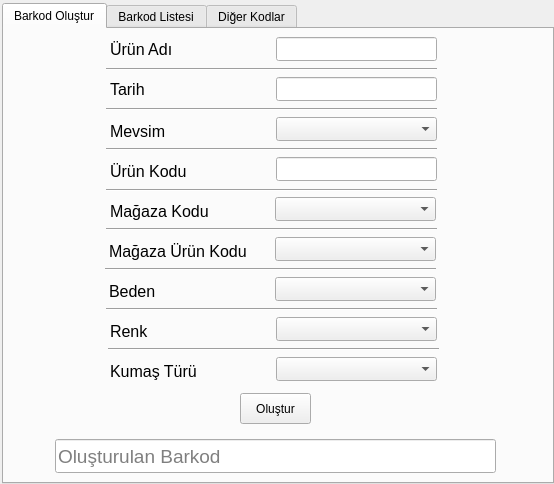
<?xml version="1.0" encoding="UTF-8"?>
<ui version="4.0">
 <class>MainWindow</class>
 <widget class="QMainWindow" name="MainWindow">
  <property name="geometry">
   <rect>
    <x>0</x>
    <y>0</y>
    <width>554</width>
    <height>484</height>
   </rect>
  </property>
  <property name="minimumSize">
   <size>
    <width>554</width>
    <height>435</height>
   </size>
  </property>
  <property name="baseSize">
   <size>
    <width>554</width>
    <height>435</height>
   </size>
  </property>
  <property name="windowTitle">
   <string>Moodart Barkod Oluşturucu</string>
  </property>
  <property name="windowIcon">
   <iconset>
    <normaloff>img/logo.png</normaloff>img/logo.png</iconset>
  </property>
  <widget class="QWidget" name="centralwidget">
   <widget class="QTabWidget" name="tabWidget">
    <property name="geometry">
     <rect>
      <x>2</x>
      <y>3</y>
      <width>552</width>
      <height>481</height>
     </rect>
    </property>
    <property name="minimumSize">
     <size>
      <width>552</width>
      <height>481</height>
     </size>
    </property>
    <property name="maximumSize">
     <size>
      <width>552</width>
      <height>481</height>
     </size>
    </property>
    <property name="tabPosition">
     <enum>QTabWidget::North</enum>
    </property>
    <property name="currentIndex">
     <number>0</number>
    </property>
    <property name="elideMode">
     <enum>Qt::ElideMiddle</enum>
    </property>
    <widget class="QWidget" name="tab_3">
     <attribute name="title">
      <string>Barkod Oluştur</string>
     </attribute>
     <widget class="QLineEdit" name="txtTarih">
      <property name="geometry">
       <rect>
        <x>272</x>
        <y>48</y>
        <width>161</width>
        <height>24</height>
       </rect>
      </property>
     </widget>
     <widget class="QComboBox" name="comboBoxMevsim">
      <property name="geometry">
       <rect>
        <x>272</x>
        <y>88</y>
        <width>161</width>
        <height>24</height>
       </rect>
      </property>
     </widget>
     <widget class="QLineEdit" name="txtUrunKodu">
      <property name="geometry">
       <rect>
        <x>272</x>
        <y>128</y>
        <width>161</width>
        <height>24</height>
       </rect>
      </property>
     </widget>
     <widget class="QLabel" name="label">
      <property name="geometry">
       <rect>
        <x>106</x>
        <y>52</y>
        <width>47</width>
        <height>16</height>
       </rect>
      </property>
      <property name="font">
       <font>
        <pointsize>12</pointsize>
       </font>
      </property>
      <property name="text">
       <string>Tarih</string>
      </property>
     </widget>
     <widget class="QLabel" name="label_2">
      <property name="geometry">
       <rect>
        <x>106</x>
        <y>92</y>
        <width>61</width>
        <height>20</height>
       </rect>
      </property>
      <property name="font">
       <font>
        <pointsize>12</pointsize>
       </font>
      </property>
      <property name="text">
       <string>Mevsim</string>
      </property>
     </widget>
     <widget class="QLabel" name="label_3">
      <property name="geometry">
       <rect>
        <x>106</x>
        <y>132</y>
        <width>101</width>
        <height>21</height>
       </rect>
      </property>
      <property name="font">
       <font>
        <pointsize>12</pointsize>
       </font>
      </property>
      <property name="text">
       <string>Ürün Kodu</string>
      </property>
     </widget>
     <widget class="QLabel" name="label_4">
      <property name="geometry">
       <rect>
        <x>106</x>
        <y>172</y>
        <width>141</width>
        <height>21</height>
       </rect>
      </property>
      <property name="font">
       <font>
        <pointsize>12</pointsize>
       </font>
      </property>
      <property name="text">
       <string>Mağaza Kodu</string>
      </property>
     </widget>
     <widget class="QLabel" name="label_5">
      <property name="geometry">
       <rect>
        <x>106</x>
        <y>292</y>
        <width>101</width>
        <height>21</height>
       </rect>
      </property>
      <property name="font">
       <font>
        <pointsize>12</pointsize>
       </font>
      </property>
      <property name="text">
       <string>Renk</string>
      </property>
     </widget>
     <widget class="QLabel" name="label_6">
      <property name="geometry">
       <rect>
        <x>106</x>
        <y>332</y>
        <width>101</width>
        <height>21</height>
       </rect>
      </property>
      <property name="font">
       <font>
        <pointsize>12</pointsize>
       </font>
      </property>
      <property name="text">
       <string>Kumaş Türü</string>
      </property>
     </widget>
     <widget class="QComboBox" name="comboBoxRenk">
      <property name="geometry">
       <rect>
        <x>272</x>
        <y>288</y>
        <width>161</width>
        <height>24</height>
       </rect>
      </property>
     </widget>
     <widget class="QComboBox" name="comboBoxKumas">
      <property name="geometry">
       <rect>
        <x>272</x>
        <y>328</y>
        <width>161</width>
        <height>24</height>
       </rect>
      </property>
     </widget>
     <widget class="Line" name="line">
      <property name="geometry">
       <rect>
        <x>102</x>
        <y>72</y>
        <width>331</width>
        <height>16</height>
       </rect>
      </property>
      <property name="orientation">
       <enum>Qt::Horizontal</enum>
      </property>
     </widget>
     <widget class="Line" name="line_2">
      <property name="geometry">
       <rect>
        <x>102</x>
        <y>112</y>
        <width>331</width>
        <height>16</height>
       </rect>
      </property>
      <property name="orientation">
       <enum>Qt::Horizontal</enum>
      </property>
     </widget>
     <widget class="Line" name="line_3">
      <property name="geometry">
       <rect>
        <x>102</x>
        <y>156</y>
        <width>331</width>
        <height>10</height>
       </rect>
      </property>
      <property name="orientation">
       <enum>Qt::Horizontal</enum>
      </property>
     </widget>
     <widget class="Line" name="line_4">
      <property name="geometry">
       <rect>
        <x>102</x>
        <y>192</y>
        <width>331</width>
        <height>16</height>
       </rect>
      </property>
      <property name="orientation">
       <enum>Qt::Horizontal</enum>
      </property>
     </widget>
     <widget class="Line" name="line_5">
      <property name="geometry">
       <rect>
        <x>102</x>
        <y>272</y>
        <width>331</width>
        <height>16</height>
       </rect>
      </property>
      <property name="orientation">
       <enum>Qt::Horizontal</enum>
      </property>
     </widget>
     <widget class="QLineEdit" name="txtBarkod">
      <property name="geometry">
       <rect>
        <x>51</x>
        <y>410</y>
        <width>441</width>
        <height>34</height>
       </rect>
      </property>
      <property name="font">
       <font>
        <pointsize>14</pointsize>
       </font>
      </property>
      <property name="readOnly">
       <bool>true</bool>
      </property>
      <property name="placeholderText">
       <string>Oluşturulan Barkod</string>
      </property>
     </widget>
     <widget class="QPushButton" name="pushButtonOlustur">
      <property name="geometry">
       <rect>
        <x>236</x>
        <y>364</y>
        <width>71</width>
        <height>31</height>
       </rect>
      </property>
      <property name="text">
       <string>Oluştur</string>
      </property>
     </widget>
     <widget class="Line" name="line_6">
      <property name="geometry">
       <rect>
        <x>104</x>
        <y>312</y>
        <width>331</width>
        <height>16</height>
       </rect>
      </property>
      <property name="orientation">
       <enum>Qt::Horizontal</enum>
      </property>
     </widget>
     <widget class="QLabel" name="label_7">
      <property name="geometry">
       <rect>
        <x>105</x>
        <y>212</y>
        <width>141</width>
        <height>21</height>
       </rect>
      </property>
      <property name="font">
       <font>
        <pointsize>12</pointsize>
       </font>
      </property>
      <property name="text">
       <string>Mağaza Ürün Kodu</string>
      </property>
     </widget>
     <widget class="QComboBox" name="comboBoxMagaza">
      <property name="geometry">
       <rect>
        <x>271</x>
        <y>168</y>
        <width>161</width>
        <height>24</height>
       </rect>
      </property>
     </widget>
     <widget class="QComboBox" name="comboBoxMagazaUrun">
      <property name="geometry">
       <rect>
        <x>271</x>
        <y>208</y>
        <width>161</width>
        <height>24</height>
       </rect>
      </property>
     </widget>
     <widget class="QLabel" name="label_8">
      <property name="geometry">
       <rect>
        <x>105</x>
        <y>252</y>
        <width>101</width>
        <height>21</height>
       </rect>
      </property>
      <property name="font">
       <font>
        <pointsize>12</pointsize>
       </font>
      </property>
      <property name="text">
       <string>Beden</string>
      </property>
     </widget>
     <widget class="Line" name="line_7">
      <property name="geometry">
       <rect>
        <x>101</x>
        <y>232</y>
        <width>331</width>
        <height>16</height>
       </rect>
      </property>
      <property name="orientation">
       <enum>Qt::Horizontal</enum>
      </property>
     </widget>
     <widget class="QComboBox" name="comboBoxBeden">
      <property name="geometry">
       <rect>
        <x>271</x>
        <y>248</y>
        <width>161</width>
        <height>24</height>
       </rect>
      </property>
     </widget>
     <widget class="Line" name="line_8">
      <property name="geometry">
       <rect>
        <x>102</x>
        <y>32</y>
        <width>331</width>
        <height>16</height>
       </rect>
      </property>
      <property name="orientation">
       <enum>Qt::Horizontal</enum>
      </property>
     </widget>
     <widget class="QLineEdit" name="txtUrunAdi">
      <property name="geometry">
       <rect>
        <x>272</x>
        <y>8</y>
        <width>161</width>
        <height>24</height>
       </rect>
      </property>
     </widget>
     <widget class="QLabel" name="label_9">
      <property name="geometry">
       <rect>
        <x>106</x>
        <y>12</y>
        <width>91</width>
        <height>16</height>
       </rect>
      </property>
      <property name="font">
       <font>
        <pointsize>12</pointsize>
       </font>
      </property>
      <property name="text">
       <string>Ürün Adı</string>
      </property>
     </widget>
    </widget>
    <widget class="QWidget" name="tab_8">
     <attribute name="title">
      <string>Barkod Listesi</string>
     </attribute>
     <widget class="QTableWidget" name="tableWidgetBarkodListesi">
      <property name="geometry">
       <rect>
        <x>0</x>
        <y>40</y>
        <width>545</width>
        <height>365</height>
       </rect>
      </property>
      <property name="contextMenuPolicy">
       <enum>Qt::CustomContextMenu</enum>
      </property>
      <property name="editTriggers">
       <set>QAbstractItemView::NoEditTriggers</set>
      </property>
      <property name="sortingEnabled">
       <bool>true</bool>
      </property>
      <property name="cornerButtonEnabled">
       <bool>false</bool>
      </property>
      <attribute name="horizontalHeaderDefaultSectionSize">
       <number>150</number>
      </attribute>
      <attribute name="horizontalHeaderMinimumSectionSize">
       <number>150</number>
      </attribute>
      <column>
       <property name="text">
        <string>Ürün Adı</string>
       </property>
       <property name="font">
        <font>
         <weight>75</weight>
         <bold>true</bold>
        </font>
       </property>
      </column>
      <column>
       <property name="text">
        <string>Ürün Kodu</string>
       </property>
       <property name="font">
        <font>
         <weight>75</weight>
         <bold>true</bold>
        </font>
       </property>
      </column>
      <column>
       <property name="text">
        <string>Barkod</string>
       </property>
       <property name="font">
        <font>
         <weight>75</weight>
         <bold>true</bold>
        </font>
       </property>
      </column>
     </widget>
     <widget class="QPushButton" name="pushButtonBarkodAra">
      <property name="geometry">
       <rect>
        <x>470</x>
        <y>4</y>
        <width>75</width>
        <height>31</height>
       </rect>
      </property>
      <property name="text">
       <string>Ara</string>
      </property>
     </widget>
     <widget class="QLineEdit" name="txtBarkodUrunKodu">
      <property name="geometry">
       <rect>
        <x>0</x>
        <y>4</y>
        <width>466</width>
        <height>31</height>
       </rect>
      </property>
      <property name="placeholderText">
       <string>Barkod ya da Ürün Kodu Girin</string>
      </property>
     </widget>
    </widget>
    <widget class="QWidget" name="tab">
     <attribute name="title">
      <string>Diğer Kodlar</string>
     </attribute>
     <widget class="QTabWidget" name="tabWidget_2">
      <property name="geometry">
       <rect>
        <x>12</x>
        <y>11</y>
        <width>522</width>
        <height>382</height>
       </rect>
      </property>
      <property name="currentIndex">
       <number>0</number>
      </property>
      <widget class="QWidget" name="tab_2">
       <attribute name="title">
        <string>Renk</string>
       </attribute>
       <widget class="QTableWidget" name="tableWidgetRenkler">
        <property name="geometry">
         <rect>
          <x>0</x>
          <y>37</y>
          <width>516</width>
          <height>319</height>
         </rect>
        </property>
        <property name="contextMenuPolicy">
         <enum>Qt::CustomContextMenu</enum>
        </property>
        <property name="editTriggers">
         <set>QAbstractItemView::NoEditTriggers</set>
        </property>
        <property name="sortingEnabled">
         <bool>true</bool>
        </property>
        <property name="cornerButtonEnabled">
         <bool>false</bool>
        </property>
        <attribute name="horizontalHeaderDefaultSectionSize">
         <number>225</number>
        </attribute>
        <attribute name="horizontalHeaderMinimumSectionSize">
         <number>225</number>
        </attribute>
        <column>
         <property name="text">
          <string>Renk Adı</string>
         </property>
         <property name="font">
          <font>
           <weight>75</weight>
           <bold>true</bold>
          </font>
         </property>
        </column>
        <column>
         <property name="text">
          <string>Renk Kodu</string>
         </property>
         <property name="font">
          <font>
           <weight>75</weight>
           <bold>true</bold>
          </font>
         </property>
        </column>
       </widget>
       <widget class="QLineEdit" name="txtRenkAdi">
        <property name="geometry">
         <rect>
          <x>1</x>
          <y>1</y>
          <width>221</width>
          <height>31</height>
         </rect>
        </property>
        <property name="placeholderText">
         <string>Renk Adı</string>
        </property>
       </widget>
       <widget class="QPushButton" name="pushButtonRenkEkle">
        <property name="geometry">
         <rect>
          <x>454</x>
          <y>1</y>
          <width>61</width>
          <height>31</height>
         </rect>
        </property>
        <property name="text">
         <string>Ekle</string>
        </property>
       </widget>
       <widget class="QLineEdit" name="txtRenkKodu">
        <property name="geometry">
         <rect>
          <x>229</x>
          <y>1</y>
          <width>221</width>
          <height>31</height>
         </rect>
        </property>
        <property name="placeholderText">
         <string>Renk Kodu</string>
        </property>
       </widget>
      </widget>
      <widget class="QWidget" name="tab_4">
       <attribute name="title">
        <string>Kumaş</string>
       </attribute>
       <widget class="QTableWidget" name="tableWidgetKumaslar">
        <property name="geometry">
         <rect>
          <x>0</x>
          <y>37</y>
          <width>516</width>
          <height>319</height>
         </rect>
        </property>
        <property name="contextMenuPolicy">
         <enum>Qt::CustomContextMenu</enum>
        </property>
        <property name="editTriggers">
         <set>QAbstractItemView::NoEditTriggers</set>
        </property>
        <property name="sortingEnabled">
         <bool>true</bool>
        </property>
        <attribute name="horizontalHeaderDefaultSectionSize">
         <number>225</number>
        </attribute>
        <attribute name="horizontalHeaderMinimumSectionSize">
         <number>225</number>
        </attribute>
        <column>
         <property name="text">
          <string>Kumaş Adı</string>
         </property>
         <property name="font">
          <font>
           <weight>75</weight>
           <bold>true</bold>
          </font>
         </property>
        </column>
        <column>
         <property name="text">
          <string>Kumaş Kodu</string>
         </property>
         <property name="font">
          <font>
           <weight>75</weight>
           <bold>true</bold>
          </font>
         </property>
        </column>
       </widget>
       <widget class="QLineEdit" name="txtKumaAdi">
        <property name="geometry">
         <rect>
          <x>1</x>
          <y>1</y>
          <width>221</width>
          <height>31</height>
         </rect>
        </property>
        <property name="placeholderText">
         <string>Kumaş Adı</string>
        </property>
       </widget>
       <widget class="QPushButton" name="pushButtonKumasEkle">
        <property name="geometry">
         <rect>
          <x>454</x>
          <y>1</y>
          <width>61</width>
          <height>31</height>
         </rect>
        </property>
        <property name="text">
         <string>Ekle</string>
        </property>
       </widget>
       <widget class="QLineEdit" name="txtKumasKodu">
        <property name="geometry">
         <rect>
          <x>229</x>
          <y>1</y>
          <width>221</width>
          <height>31</height>
         </rect>
        </property>
        <property name="placeholderText">
         <string>Kumaş Kodu</string>
        </property>
       </widget>
      </widget>
      <widget class="QWidget" name="tab_5">
       <attribute name="title">
        <string>Mevsim</string>
       </attribute>
       <widget class="QLineEdit" name="txtMevsimAdi">
        <property name="geometry">
         <rect>
          <x>1</x>
          <y>1</y>
          <width>221</width>
          <height>31</height>
         </rect>
        </property>
        <property name="placeholderText">
         <string>Mevsim Adı</string>
        </property>
       </widget>
       <widget class="QLineEdit" name="txtMevsimKodu">
        <property name="geometry">
         <rect>
          <x>229</x>
          <y>1</y>
          <width>221</width>
          <height>31</height>
         </rect>
        </property>
        <property name="placeholderText">
         <string>Mevsim Kodu</string>
        </property>
       </widget>
       <widget class="QPushButton" name="pushButtonMevsimEkle">
        <property name="geometry">
         <rect>
          <x>454</x>
          <y>1</y>
          <width>61</width>
          <height>31</height>
         </rect>
        </property>
        <property name="text">
         <string>Ekle</string>
        </property>
       </widget>
       <widget class="QTableWidget" name="tableWidgetMevsimler">
        <property name="geometry">
         <rect>
          <x>0</x>
          <y>37</y>
          <width>516</width>
          <height>319</height>
         </rect>
        </property>
        <property name="contextMenuPolicy">
         <enum>Qt::CustomContextMenu</enum>
        </property>
        <property name="editTriggers">
         <set>QAbstractItemView::NoEditTriggers</set>
        </property>
        <property name="sortingEnabled">
         <bool>true</bool>
        </property>
        <property name="cornerButtonEnabled">
         <bool>false</bool>
        </property>
        <attribute name="horizontalHeaderDefaultSectionSize">
         <number>225</number>
        </attribute>
        <attribute name="horizontalHeaderMinimumSectionSize">
         <number>225</number>
        </attribute>
        <column>
         <property name="text">
          <string>Mevsim Adı</string>
         </property>
         <property name="font">
          <font>
           <weight>75</weight>
           <bold>true</bold>
          </font>
         </property>
        </column>
        <column>
         <property name="text">
          <string>Mevsim Kodu</string>
         </property>
         <property name="font">
          <font>
           <weight>75</weight>
           <bold>true</bold>
          </font>
         </property>
        </column>
       </widget>
      </widget>
      <widget class="QWidget" name="tab_9">
       <attribute name="title">
        <string>Beden</string>
       </attribute>
       <widget class="QPushButton" name="pushButtonBedenEkle">
        <property name="geometry">
         <rect>
          <x>454</x>
          <y>1</y>
          <width>61</width>
          <height>31</height>
         </rect>
        </property>
        <property name="text">
         <string>Ekle</string>
        </property>
       </widget>
       <widget class="QLineEdit" name="txtBedenKodu">
        <property name="geometry">
         <rect>
          <x>229</x>
          <y>1</y>
          <width>221</width>
          <height>31</height>
         </rect>
        </property>
        <property name="placeholderText">
         <string>Beden Kodu</string>
        </property>
       </widget>
       <widget class="QTableWidget" name="tableWidgetBedenler">
        <property name="geometry">
         <rect>
          <x>0</x>
          <y>37</y>
          <width>516</width>
          <height>319</height>
         </rect>
        </property>
        <property name="contextMenuPolicy">
         <enum>Qt::CustomContextMenu</enum>
        </property>
        <property name="editTriggers">
         <set>QAbstractItemView::NoEditTriggers</set>
        </property>
        <property name="sortingEnabled">
         <bool>true</bool>
        </property>
        <property name="cornerButtonEnabled">
         <bool>false</bool>
        </property>
        <attribute name="horizontalHeaderDefaultSectionSize">
         <number>225</number>
        </attribute>
        <attribute name="horizontalHeaderMinimumSectionSize">
         <number>225</number>
        </attribute>
        <column>
         <property name="text">
          <string>Beden Adı</string>
         </property>
         <property name="font">
          <font>
           <weight>75</weight>
           <bold>true</bold>
          </font>
         </property>
        </column>
        <column>
         <property name="text">
          <string>Beden Kodu</string>
         </property>
         <property name="font">
          <font>
           <weight>75</weight>
           <bold>true</bold>
          </font>
         </property>
        </column>
       </widget>
       <widget class="QLineEdit" name="txtBedenAd">
        <property name="geometry">
         <rect>
          <x>1</x>
          <y>1</y>
          <width>221</width>
          <height>31</height>
         </rect>
        </property>
        <property name="placeholderText">
         <string>Beden Adı</string>
        </property>
       </widget>
      </widget>
      <widget class="QWidget" name="tab_6">
       <attribute name="title">
        <string>Mağaza</string>
       </attribute>
       <widget class="QTableWidget" name="tableWidgetMagazalar">
        <property name="geometry">
         <rect>
          <x>0</x>
          <y>37</y>
          <width>516</width>
          <height>319</height>
         </rect>
        </property>
        <property name="contextMenuPolicy">
         <enum>Qt::CustomContextMenu</enum>
        </property>
        <property name="editTriggers">
         <set>QAbstractItemView::NoEditTriggers</set>
        </property>
        <property name="sortingEnabled">
         <bool>true</bool>
        </property>
        <property name="cornerButtonEnabled">
         <bool>false</bool>
        </property>
        <attribute name="horizontalHeaderDefaultSectionSize">
         <number>225</number>
        </attribute>
        <attribute name="horizontalHeaderMinimumSectionSize">
         <number>225</number>
        </attribute>
        <column>
         <property name="text">
          <string>Mağaza Adı</string>
         </property>
         <property name="font">
          <font>
           <weight>75</weight>
           <bold>true</bold>
          </font>
         </property>
        </column>
        <column>
         <property name="text">
          <string>Mağaza Kodu</string>
         </property>
         <property name="font">
          <font>
           <weight>75</weight>
           <bold>true</bold>
          </font>
         </property>
        </column>
       </widget>
       <widget class="QLineEdit" name="txtMagazaAdi">
        <property name="geometry">
         <rect>
          <x>1</x>
          <y>1</y>
          <width>221</width>
          <height>31</height>
         </rect>
        </property>
        <property name="placeholderText">
         <string>Mağaza Adı</string>
        </property>
       </widget>
       <widget class="QPushButton" name="pushButtonMagazaEkle">
        <property name="geometry">
         <rect>
          <x>454</x>
          <y>1</y>
          <width>61</width>
          <height>31</height>
         </rect>
        </property>
        <property name="text">
         <string>Ekle</string>
        </property>
       </widget>
       <widget class="QLineEdit" name="txtMagazaKodu">
        <property name="geometry">
         <rect>
          <x>229</x>
          <y>1</y>
          <width>221</width>
          <height>31</height>
         </rect>
        </property>
        <property name="placeholderText">
         <string>Mağaza Kodu</string>
        </property>
       </widget>
      </widget>
      <widget class="QWidget" name="tab_7">
       <attribute name="title">
        <string>Mağaza Ürünleri</string>
       </attribute>
       <widget class="QTableWidget" name="tableWidgetMagazaUrunleri">
        <property name="geometry">
         <rect>
          <x>0</x>
          <y>37</y>
          <width>516</width>
          <height>319</height>
         </rect>
        </property>
        <property name="contextMenuPolicy">
         <enum>Qt::CustomContextMenu</enum>
        </property>
        <property name="editTriggers">
         <set>QAbstractItemView::NoEditTriggers</set>
        </property>
        <property name="sortingEnabled">
         <bool>true</bool>
        </property>
        <property name="cornerButtonEnabled">
         <bool>false</bool>
        </property>
        <attribute name="horizontalHeaderDefaultSectionSize">
         <number>225</number>
        </attribute>
        <attribute name="horizontalHeaderMinimumSectionSize">
         <number>225</number>
        </attribute>
        <column>
         <property name="text">
          <string>Mağaza Ürün Adı</string>
         </property>
         <property name="font">
          <font>
           <weight>75</weight>
           <bold>true</bold>
          </font>
         </property>
        </column>
        <column>
         <property name="text">
          <string>Mağaza Ürün Kodu</string>
         </property>
         <property name="font">
          <font>
           <weight>75</weight>
           <bold>true</bold>
          </font>
         </property>
        </column>
       </widget>
       <widget class="QLineEdit" name="txtMagazaUrunAdi">
        <property name="geometry">
         <rect>
          <x>1</x>
          <y>1</y>
          <width>221</width>
          <height>31</height>
         </rect>
        </property>
        <property name="placeholderText">
         <string>Mağaza Ürün Adı</string>
        </property>
       </widget>
       <widget class="QPushButton" name="pushButtonMagazaUrunEkle">
        <property name="geometry">
         <rect>
          <x>454</x>
          <y>1</y>
          <width>61</width>
          <height>31</height>
         </rect>
        </property>
        <property name="text">
         <string>Ekle</string>
        </property>
       </widget>
       <widget class="QLineEdit" name="txtMagazaUrunKodu">
        <property name="geometry">
         <rect>
          <x>229</x>
          <y>1</y>
          <width>221</width>
          <height>31</height>
         </rect>
        </property>
        <property name="placeholderText">
         <string>Mağaza Ürün Kodu</string>
        </property>
       </widget>
      </widget>
     </widget>
    </widget>
   </widget>
  </widget>
 </widget>
 <resources/>
 <connections/>
</ui>
